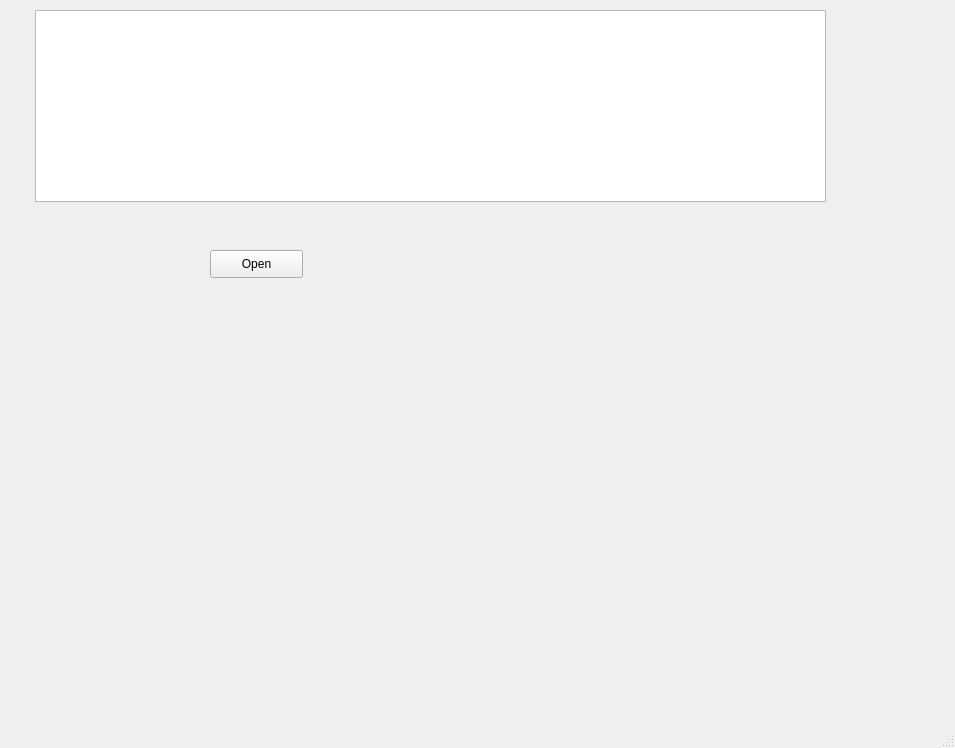
<?xml version="1.0" encoding="UTF-8"?>
<ui version="4.0">
 <class>MainWindow</class>
 <widget class="QMainWindow" name="MainWindow">
  <property name="geometry">
   <rect>
    <x>0</x>
    <y>0</y>
    <width>955</width>
    <height>748</height>
   </rect>
  </property>
  <property name="windowTitle">
   <string>MainWindow</string>
  </property>
  <widget class="QWidget" name="centralwidget">
   <widget class="QPushButton" name="pushButton">
    <property name="geometry">
     <rect>
      <x>210</x>
      <y>250</y>
      <width>93</width>
      <height>28</height>
     </rect>
    </property>
    <property name="text">
     <string>Open</string>
    </property>
   </widget>
   <widget class="QTreeView" name="treeView">
    <property name="geometry">
     <rect>
      <x>35</x>
      <y>10</y>
      <width>791</width>
      <height>192</height>
     </rect>
    </property>
   </widget>
   <widget class="QLabel" name="label">
    <property name="geometry">
     <rect>
      <x>180</x>
      <y>350</y>
      <width>591</width>
      <height>61</height>
     </rect>
    </property>
    <property name="text">
     <string/>
    </property>
   </widget>
  </widget>
  <widget class="QMenuBar" name="menubar">
   <property name="geometry">
    <rect>
     <x>0</x>
     <y>0</y>
     <width>955</width>
     <height>26</height>
    </rect>
   </property>
  </widget>
  <widget class="QStatusBar" name="statusbar"/>
 </widget>
 <resources/>
 <connections/>
</ui>
